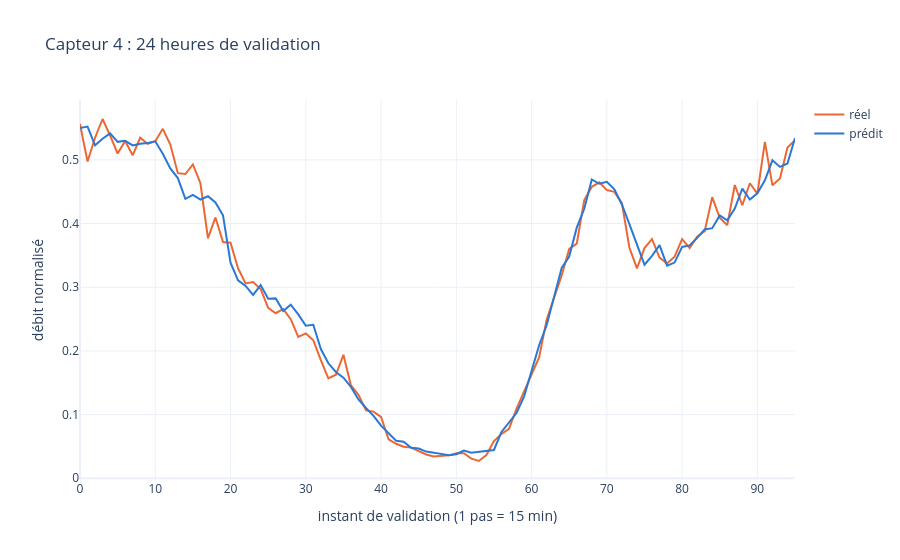

The cell this chart's notebook holds for it:
### Markdown cell above
Un exemple sur une journée de validation : réalité et prédiction à 15 min. Change `capteur` pour en voir un autre.

### Code cell
capteur = 4
jour = range(96)

courbes(jour, {"réel": (Y_v[jour, capteur], ORANGE), "prédit": (P_v[jour, capteur], BLEU)},
        f"Capteur {capteur} : 24 heures de validation", "instant de validation (1 pas = 15 min)",
        "débit normalisé", mode="lines").show()
